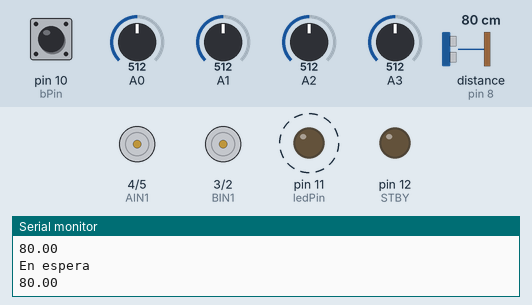
The sketch below on a simulated Arduino Uno, built with avr-gcc and run on an emulated ATmega328P. Parts: motor-driver pin pairs drawn as motors (green arrow = first pin HIGH = forward, orange = second pin HIGH = backward, longer = more drive, scaled by the enable pin, stopped while the standby pin is LOW), output pins drawn as LEDs (lit = HIGH), the last lines printed to the serial monitor. Dashed ring = blinking. Inputs (shaded band) come from the test bench; at power-on: pin 10 (bPin) HIGH, A1 = 512, A0 = 512, A2 = 512, A3 = 512, distance to the obstacle (sensor on pin 8) 80 cm. The echo pulse lasts 58.3 µs per cm.

Above: at 1.8 s.
1.9 s: pin 10 (bPin) pulled LOW for 1.2 s
At 3.6 s:
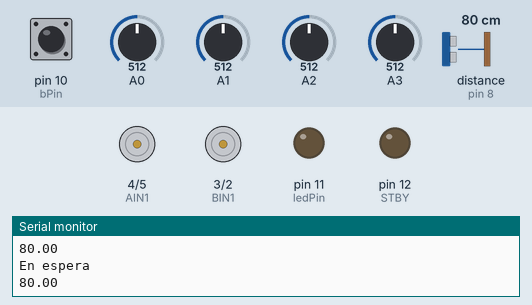
7.2 s: A1 set to 22
10.7 s: A1 set to 18
At 11.2 s:
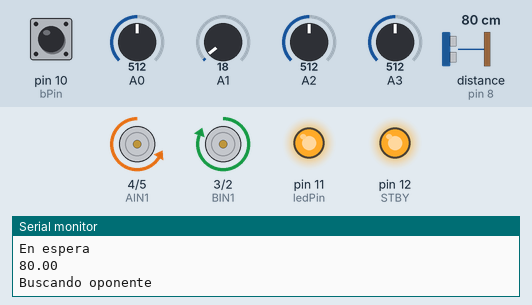
14.8 s: A0 set to 22
18.3 s: A0 set to 17
At 19.0 s:
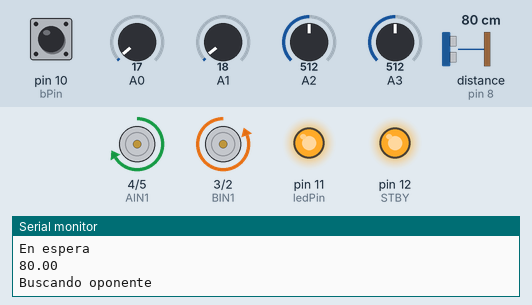
21.8 s: pin 10 (bPin) pulled LOW for 1.2 s
At 22.3 s:
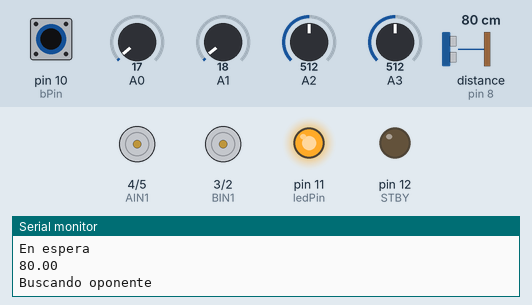
Timing chart, 0 to 25.1 s (numbered marks = the images above; inputs shaded):
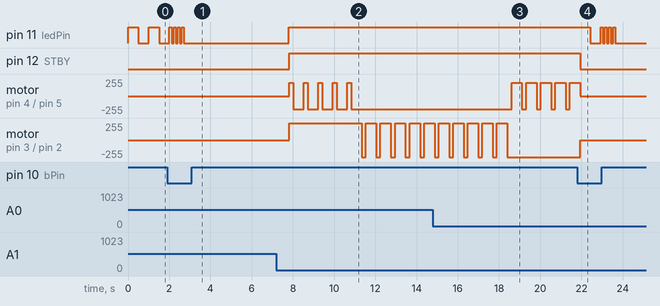

Measured:
- the behaviour switches between 20 and 19 on A1 (found by bisection; images 1 and 2)
- the behaviour switches between 20 and 19 on A0 (found by bisection; images 2 and 3)
- after the input at 1.9 s, pin 11 (ledPin): alternates HIGH for 0.10 s and LOW for 0.10 s, 7 changes in all, then stays LOW, starting after 0.21 s
- after the input at 10.7 s, motor on pin 4 (AIN1) / pin 5 (AIN2): goes on until 10.8 s, then stays backward 200/255; motor on pin 3 (BIN1) / pin 2 (BIN2): alternates forward 255/255 for 0.51 s and backward 255/255 for 0.20 s, starting after 0.65 s
- after the input at 18.3 s, motor on pin 4 (AIN1) / pin 5 (AIN2): alternates forward 200/255 for 0.51 s and backward 200/255 for 0.20 s, starting after 0.31 s; motor on pin 3 (BIN1) / pin 2 (BIN2): goes on until 18.4 s, then stays backward 255/255
- after the input at 21.8 s, pin 11 (ledPin): HIGH → LOW after 0.64 s, then repeats every 0.20 s: HIGH 0.10 s, LOW 0.10 s, until it stays LOW from 23.6 s; pin 12 (STBY): HIGH → LOW after 0.14 s; motor on pin 3 (BIN1) / pin 2 (BIN2): backward 255/255 → stopped after 0.14 s
- by itself, pin 11 (ledPin): alternates HIGH for 0.50 s and LOW for 0.51 s
- by itself, motor on pin 4 (AIN1) / pin 5 (AIN2): alternates forward 200/255 for 0.20 s and backward 200/255 for 0.51 s

The sketch:

Sumo_Avanzado.ino
```cpp
/******************************************************************************/
/*La programación realizada para el minisumo ha sido de carácter básico,
diseñada para asegurar el funcionamiento adecuado de cada uno de sus componentes.
Esta base nos permite controlar sus movimientos, sensores y respuestas de manera efectiva,
pero también deja espacio para futuras mejoras y optimizaciones.

Es importante destacar que el sistema estará en constante actualización.
A medida que avancemos en nuestra comprensión y experimentación,
podremos implementar nuevas funciones y optimizar el código existente.
Esto no solo mejorará el rendimiento del minisumo, sino que también facilitará
la incorporación de nuevas tecnologías y técnicas que surjan en el campo de la robótica.

En resumen, aunque la programación actual es un buen punto de partida,
estamos comprometidos con la mejora continua para maximizar el potencial del minisumo y adaptarlo a nuevos desafíos.*/
/******************************************************************************/

#include <HCSR04.h> Libreria Sensor Ultrasonico

HCSR04 hc(9, 8); //Definicion de pines para Ultasonico (trig pin , echo pin)

// Pines para nuestro motor, pulsador y LEDs
const int bPin = 10;     // Definimos PIN de entrada para nuestro pulsador
const int ledPin =  11;      // Definimos PIN de entrada para nuestro led
int bestado = 1; // Definimos el estado inicial de nuestro boton
int x=0; // Variable bandera modo de batalla

//Definicion de pines para control de motores //
int STBY = 12; //PIN de activacion
//Motor A
int PWMA = 6; //PIN de control de velocidad
int AIN1 = 4; //PIN sentido de giro motor a
int AIN2 = 5; //PIN sentido de giro motor a
//Motor B
int PWMB = 7; //PIN de control de velocidad
int BIN1 = 3; //PIN sentido de giro motor b
int BIN2 = 2; //PIN sentido de giro motor b
// Salidas de pines de control
boolean inPin1 = LOW;
boolean inPin2 = LOW;
//Variables para sensores infrarrojos
int s1=0;
int s2=0;
int s3=0;
int s4=0;
//Variables para control de sensores infrarrojos
int fi= 0;
int fd = 0;
int ti= 0;
int td = 0;
//Variable para intermitencia
 int y=0;

void setup() {
 Serial.begin(9600); //Frecuencia de comunicacion de arduino NO MODIFICAR

  //Configuramos el tipo de salida para nuestro pulsador y nuestro led
  pinMode(ledPin, OUTPUT);
  pinMode(bPin, INPUT_PULLUP);

  //Definir como salida los pines del controlador de motores o puente H
  pinMode(STBY, OUTPUT);
  pinMode(PWMA, OUTPUT);
  pinMode(AIN1, OUTPUT);
  pinMode(AIN2, OUTPUT);
  pinMode(PWMB, OUTPUT);
  pinMode(BIN1, OUTPUT);
  pinMode(BIN2, OUTPUT);

  //Configurar pines del motor como salida en OFF
  digitalWrite(AIN1, LOW);
  digitalWrite(AIN2, LOW);
  digitalWrite(BIN1, LOW);
  digitalWrite(BIN2, LOW);

  // Configurar pines de los sensores infrarrojos
  pinMode(A0, INPUT);
  pinMode(A1, INPUT);
  pinMode(A2, INPUT);
  pinMode(A3, INPUT);

}
void loop() {

/*/<-/////////////////////////// Volver como comentario una vez calibrado /////////
 ////Lectura de Sensores para identificar DOJO
 s1= analogRead(A0);
 s2= analogRead(A1);
 s3= analogRead(A2);
 s4= analogRead(A3);
 /////////////Vista de valores/////////////////
    Serial.print("Sensor 1=");
    Serial.println(s1);
    delay(1000);
    Serial.print("Sensor 2=");
    Serial.println(s2);
    delay(1000);
    Serial.print("Sensor 3=");
    Serial.println(s3);
    delay(1000);
    Serial.print("Sensor 4=");
    Serial.println(s4);
    delay(1000);
//////////////////////////////////////////////////////////////////////////////->*/

  //Lectura del estado de nuestro boton para iniciar programacion
  bestado = digitalRead(bPin);

////////////////////Preguntamos si iniciamos la lucha o estamos en espera ///////////////////////////
if(bestado==LOW){
  if(x==1){
    x=0;
  }else{
  x=x+1;
 for(int i = 0; i<4; i++){
      digitalWrite(ledPin, HIGH);
 delay(100);
    digitalWrite(ledPin, LOW);
     delay(100);}
   delay(5000);
  }

}else{
     Serial.println("En espera");
      Serial.println(hc.dist());
}
///////////////////////////////////////////////////////////////////////////////////////////////////

///////////////Si nuestro boton fue precionado entraremos en la siguiente decision////////////////

if(x == 1){ //Preguntamos si nuestro boton fue precionado para iniciar el combate//

  Serial.println("Buscando oponente");
  digitalWrite(ledPin, HIGH);

 ////Lectura de Sensores para identificar DOJO
 s1= analogRead(A0);
 s2= analogRead(A1);
 s3= analogRead(A2);
 s4= analogRead(A3);
/////////Definimos nuestros valores para ajustar nuestro sensores y saber si esta en el dojo//////
//La comparacion dependera de nuestros valores calibrando los sensores en el dojo //

if(s1<20){ //Preguntamos si nuestro sensor delantero izquierdo esta dentro del dojo
  fd = 1;
}else{
  fd=0;
}
if(s2<20){ //Preguntamos si nuestro sensor delantero derecho esta dentro del dojo
  fi = 1;
}else{
  fi=0;
}
if(s3<20){ //Preguntamos si nuestro sensor trasero derecho esta dentro del dojo
  td = 1;
}else{
  td=0;
}
if(s4<20){ //Preguntamos si nuestro sensor trasero izquierdo esta dentro del dojo
  ti = 1;
}else{
  ti=0;
}


  if (fi == 1) {  // Sumo lado delantero Izquierdo Dentro de dojo
      if (fd == 1){  // Sumo lado delantero Derecho Dentro de dojo
        if(td==1){  // Sumo lado trasero Derecho Dentro de dojo
          if(ti==1){ // Sumo lado trasero Izquierdo Dentro de dojo
 if (hc.dist()<25){
   //Serial.println(hc.dist());//Presentamos nuestra distancia en el puerto serial Comentar una vez calibrado
  ///Ataque de frente (motres 1 y 2 a maxima potencia de frente ////
move (1, 255, 1); //Ingreso de variables para la funcion de control de motore (Motor,Velocidad,sentido de giro)
move (2, 255, 2); //Ingreso de variables para la funcion de control de motore (Motor,Velocidad,sentido de giro)

 Serial.println("Ataquee definido");
 }//Fin pregunta de distancia
 else{// La distancia de nuestro oponente no es mayor a 25
  Serial.println("No hay nadie :(");
   if (y==0){//nuestro numero aleatorio es menor a 5
    y=1;
    Serial.println("Giro Izquierda Busqueda");
     stop();
      move (1, 160, 2); //Ingreso de variables para la funcion de control de motore (Motor,Velocidad,sentido de giro)
      move (2, 160, 2); //Ingreso de variables para la funcion de control de motore (Motor,Velocidad,sentido de giro)
      delay(500);
      stop();
      delay(1000);
   }//Fin de valor aleatorio
   else{//nuestro numero aleatorio no es menor a 50
    y=2;
              Serial.println("Giro Derecha Busqueda");
              stop();
              move (1, 160, 1); //Ingreso de variables para la funcion de control de motore (Motor,Velocidad,sentido de giro)
              move (2, 160, 1); //Ingreso de variables para la funcion de control de motore (Motor,Velocidad,sentido de giro)
              delay(500);
              stop();
              delay(1000);
            } //Fin pregunta numero aleatorio
      if(y==2){
        y=0;
          Serial.println("PaLante compa");
              stop();
              move (1, 180, 1); //Ingreso de variables para la funcion de control de motore (Motor,Velocidad,sentido de giro)
              move (2, 180, 2); //Ingreso de variables para la funcion de control de motore (Motor,Velocidad,sentido de giro)
              delay(500);
              stop();
              delay(1000);
      }
 }//Fin pregunta distancia
          }//Fin lado trasero izquierdo
          else{
            stop();
            move (1, 200, 1); //Ingreso de variables para la funcion de control de motore (Motor,Velocidad,sentido de giro)
            move (2, 200, 1); //Ingreso de variables para la funcion de control de motore (Motor,Velocidad,sentido de giro)
            delay(200);
            move (1, 200, 1); //Ingreso de variables para la funcion de control de motore (Motor,Velocidad,sentido de giro)
            move (2, 200, 2); //Ingreso de variables para la funcion de control de motore (Motor,Velocidad,sentido de giro)
            delay(500);
            stop();
            }//Fin lado trasero izquierdo movimiento
        }//Fin lado trasero derecho
                  else{
            stop();
            move (1, 200, 2); //Ingreso de variables para la funcion de control de motore (Motor,Velocidad,sentido de giro)
            move (2, 200, 2); //Ingreso de variables para la funcion de control de motore (Motor,Velocidad,sentido de giro)
            delay(200);
            move (1, 200, 1); //Ingreso de variables para la funcion de control de motore (Motor,Velocidad,sentido de giro)
            move (2, 200, 2); //Ingreso de variables para la funcion de control de motore (Motor,Velocidad,sentido de giro)
            delay(500);
            stop();
            }//Fin lado trasero derecho movimiento
      }//Fin lado delantero derecho
            else{
            stop();
            move (1, 200, 2); //Ingreso de variables para la funcion de control de motore (Motor,Velocidad,sentido de giro)
            move (2, 200, 2); //Ingreso de variables para la funcion de control de motore (Motor,Velocidad,sentido de giro)
            delay(200);
            move (1, 200, 2); //Ingreso de variables para la funcion de control de motore (Motor,Velocidad,sentido de giro)
            move (2, 200, 1); //Ingreso de variables para la funcion de control de motore (Motor,Velocidad,sentido de giro)
            delay(500);
            stop();
            }//Fin lado delantero derecho movimiento
       }//Fin lado delantero izquierdo
           else{
            stop();
            move (1, 200, 1); //Ingreso de variables para la funcion de control de motore (Motor,Velocidad,sentido de giro)
            move (2, 200, 1); //Ingreso de variables para la funcion de control de motore (Motor,Velocidad,sentido de giro)
            delay(200);
            move (1, 200, 2); //Ingreso de variables para la funcion de control de motore (Motor,Velocidad,sentido de giro)
            move (2, 200, 1); //Ingreso de variables para la funcion de control de motore (Motor,Velocidad,sentido de giro)
            delay(500);
            stop();
            }  //Fin lado delantero izquierdo  movimiento
            }else{
    digitalWrite(ledPin, HIGH);
 delay(500);
    digitalWrite(ledPin, LOW);
     delay(500);
     stop();
}
}


void move(int motor, int speed, int direction){ //Funcion de conttol de motores //////
digitalWrite(STBY, HIGH);

if(direction == 1){ //Preguntamos si nuestra direccion va a la derecha
inPin1 = HIGH;
inPin2 = LOW;
}else{              //Al no ser asi giramos a la izquierda
inPin1 = LOW;
inPin2 = HIGH;
}

if(motor == 1){    //Preguntamos si la orden es para nuestro motor 1
digitalWrite(AIN1, inPin1);
digitalWrite(AIN2, inPin2);
analogWrite(PWMA, speed);
}else{             //Al no ser asi mandamos la orden para motor 2
digitalWrite(BIN1, inPin1);
digitalWrite(BIN2, inPin2);
analogWrite(PWMB, speed);
}

}


void stop(){      //En esta funcion detenemos nuestro controlador para evitar el giro de cualquier motor
digitalWrite(STBY, LOW);
}
```
